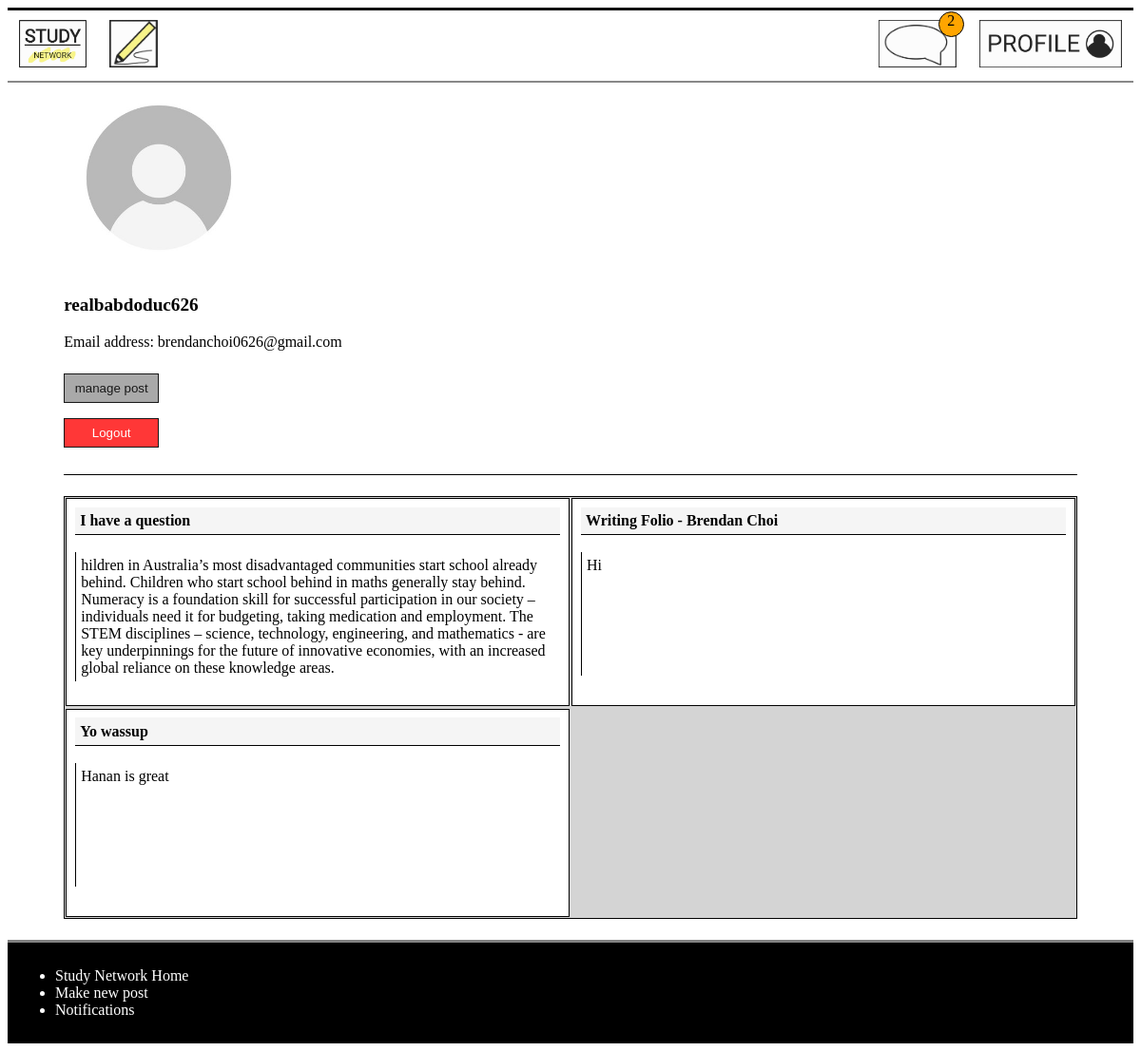
/profile/6 (signed in), run on the app's committed database.
### models.py (models this page shows)
class User(db.Model):
    __tablename__ = 'User'
    id = db.Column(db.Integer, primary_key=True)
    username = db.Column(db.Text)
    email = db.Column(db.Text)
    password = db.Column(db.Text)
    user_post = db.relationship('Post', back_populates='post_user')
    notifications_user = db.relationship('Notification', back_populates='users_notification')
    users = db.relationship('Comment', back_populates='post')

class Post(db.Model):
    __tablename__ = 'Post'
    id = db.Column(db.Integer, primary_key=True)
    title = db.Column(db.Text)
    discussion = db.Column(db.Text)
    date = db.Column(db.Integer)
    comments = db.Column(db.Integer)
    user_id = db.Column(db.Integer, db.ForeignKey('User.id'))
    post_user = db.relationship('User', back_populates='user_post')
    replies_post = db.relationship('Reply', secondary=PostReply, back_populates='posts_reply')
    categories_post = db.relationship('Category', secondary=PostCategory, back_populates='posts_category')
    notifications_post = db.relationship('Notification', back_populates='posts_notification')
    posts = db.relationship('Comment', back_populates='user')

### main.py (the view)
@app.route('/profile/<int:id>')
def profile(id):
    user_info = models.User.query.filter_by(id = id).first_or_404()
    post_info = models.Post.query.filter_by(user_id = id).order_by(desc(models.Post.id)).all()
    if g.logged_in_user:
        logged_in_user_info = models.User.query.filter_by(id = session['logged_in_user']).first_or_404()
        return render_template('profile.html', user=user_info, post=post_info, loginuser=logged_in_user_info)
    else:
        return render_template('profile.html', user=user_info, post=post_info)

### main.py (called while the page is built)
@app.context_processor
def notification_processor():
    if  g.logged_in_user:
        num_notification = models.Notification.query.filter_by(user_id = session['logged_in_user']).all()
        if len(num_notification) > 99:
            return dict(num_notification = '99..') #When the number of notification is too big, it just shows 99+.
        else:
            return dict(num_notification = len(num_notification))
    else:
        return dict(num_notification = 'No one is logged in')

@app.before_request
def before_request():
    g.logged_in_user = None
    if 'logged_in_user' in session:
        g.logged_in_user = session['logged_in_user']

### templates/profile.html (shortened to what this page needs)
{% extends 'layout.html' %}
{% block content %}
<main>
<div class='personal_info'>
<img src='/static/logo/sampleProfile.jpg' alt='profile pic' width='200px' height='200px'>
<p class='username'><strong>{{ user.username }}</strong></p>
{% if g.logged_in_user == user.id %}
    <p>Email address: {{ user.email }}</p>
    <div class='manage_profile'>
        <button onclick='manageProfile()'>manage post</button>
    </div>
    <div class='logout'>
        <button onclick="window.location = 'http://127.0.0.1:5000/logout'" type='submit'>Logout</button>
    </div>
{% endif %}
</div>
<div class='profile' id='pro'>
{% if post %}
    {% for each_post in post %}
        {% if g.logged_in_user %}
            <p><a href='/delete_post/{{each_post.id}}'><img id=manageProfile src='/static/logo/red X.jpg' alt='click to delete'></a>
                <a class='title' href='/comment/{{each_post.id}}'><strong>{{each_post.title}}</strong></a><br>
            <a class='discussion' href='/comment/{{each_post.id}}'>{{each_post.discussion}}</a></p>
        {% else %}
            <p><a class='title' href='/signin'><strong>{{each_post.title}}</strong></a><br>
            <a class='discussion' href='/signin'>{{each_post.discussion}}</a></p>
        {% endif %}
    {% endfor %}
</div>
{% else %}
    <p>There are no posts to display</p>
{% endif %}
</main>
{% endblock %}

### static/css/style.css (style rules this page uses)
a { text-decoration: none; color: #111; }
body main { display: block; max-width: 90%; margin-left: 5%; }
.title { grid-column: 1; grid-row: 1; margin-right: 2%; border-bottom: rgb(160, 160, 160) solid 3px; }
.discussion { grid-row:2; grid-column: 1; min-height: 100px; margin-right: 2%; padding-left: 1%; padding-top:1%; border-left: rgb(252, 229, 128) solid 3px; }
.profile { display: grid; grid-template-columns: 100%; overflow:auto; grid-row: black; border: 1px solid black; background-color: rgb(212, 212, 212); margin: 2% 0; }
.profile p { height: 200px; padding: 1.6666666666%; border: 1px solid black; overflow:scroll; margin: 0.2%; background-color: white; }
.profile p .title { display: block; background-color: whitesmoke; width: 98%; height: auto; margin:0; padding: 1%; color: black; border-bottom: 1px solid black; }
.profile p .discussion { display: block; padding: 1%; width: 98%; height: auto; color: black; min-height: 120px; border-left: 1px black solid; }
.personal_info { border-bottom: 1px solid black; padding-bottom: 20px; }
.username { font-size: larger; }
.logout button { color: white; background-color: rgb(255, 34, 34); width: 100px; height: auto; border: 1px solid black; cursor: pointer; padding: 7px 10px; margin: 8px 0; opacity: 0.9; }
.manage_profile button { color: black; background-color: rgb(160, 160, 160); width: 100px; height: auto; border: 1px solid black; cursor: pointer; padding: 7px 10px; margin: 8px 0; opacity: 0.9; }
@media screen and (min-width: 600px) { .profile { grid-template-columns: 50% 50% } }

### data on the page
User: username "realbabdoduc626", email "brendanchoi0626@gmail.com"
Post: title "I have a question", discussion "hildren in Australia’s most disadvantaged communities start school already behind. Children who start school behind in maths generally stay behind. Numeracy is a foundation skill for successful participation in our society – individuals need it for budgeting, taking medication and employment. The STEM disciplines – science, technology, engineering, and mathematics - are key underpinnings for the future of innovative economies, with an increased global reliance on these knowledge areas."
Post: title "Writing Folio - Brendan Choi", discussion "Hi"
Post: title "Yo wassup", discussion "Hanan is great"

### other printed values
{{ num_notification }} "2"
